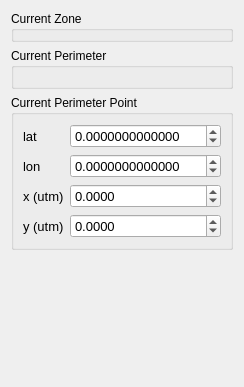
       <widget class="QWidget" name="zoneTab">
        <property name="geometry">
         <rect>
          <x>0</x>
          <y>0</y>
          <width>240</width>
          <height>387</height>
         </rect>
        </property>
        <property name="maximumSize">
         <size>
          <width>240</width>
          <height>16777215</height>
         </size>
        </property>
        <attribute name="label">
         <string>Zone</string>
        </attribute>
        <layout class="QVBoxLayout">
         <item>
          <widget class="QGroupBox" name="zoneBox">
           <property name="maximumSize">
            <size>
             <width>240</width>
             <height>16777215</height>
            </size>
           </property>
           <property name="title">
            <string>Current Zone</string>
           </property>
          </widget>
         </item>
         <item>
          <widget class="QGroupBox" name="perimeterBox">
           <property name="maximumSize">
            <size>
             <width>240</width>
             <height>16777215</height>
            </size>
           </property>
           <property name="title">
            <string>Current Perimeter</string>
           </property>
           <layout class="QGridLayout"/>
          </widget>
         </item>
         <item>
          <widget class="QGroupBox" name="perimeterPointBox">
           <property name="maximumSize">
            <size>
             <width>240</width>
             <height>16777215</height>
            </size>
           </property>
           <property name="title">
            <string>Current Perimeter Point</string>
           </property>
           <layout class="QVBoxLayout">
            <item>
             <layout class="QVBoxLayout">
              <item>
               <layout class="QGridLayout">
                <item row="2" column="0">
                 <widget class="QLabel" name="label_ppUtmX">
                  <property name="font">
                   <font>
                    <pointsize>10</pointsize>
                   </font>
                  </property>
                  <property name="text">
                   <string>x (utm)</string>
                  </property>
                 </widget>
                </item>
                <item row="0" column="1">
                 <widget class="QDoubleSpinBox" name="ppLat">
                  <property name="font">
                   <font>
                    <family>Lucida Grande</family>
                    <pointsize>10</pointsize>
                   </font>
                  </property>
                  <property name="decimals">
                   <number>13</number>
                  </property>
                  <property name="minimum">
                   <double>-180.000000000000000</double>
                  </property>
                  <property name="maximum">
                   <double>180.000000000000000</double>
                  </property>
                  <property name="singleStep">
                   <double>0.000000000100000</double>
                  </property>
                  <property name="value">
                   <double>0.000000000000000</double>
                  </property>
                 </widget>
                </item>
                <item row="1" column="1">
                 <widget class="QDoubleSpinBox" name="ppLon">
                  <property name="font">
                   <font>
                    <pointsize>10</pointsize>
                   </font>
                  </property>
                  <property name="decimals">
                   <number>13</number>
                  </property>
                  <property name="minimum">
                   <double>-180.000000000000000</double>
                  </property>
                  <property name="maximum">
                   <double>180.000000000000000</double>
                  </property>
                  <property name="singleStep">
                   <double>0.000000000100000</double>
                  </property>
                 </widget>
                </item>
                <item row="3" column="1">
                 <widget class="QDoubleSpinBox" name="ppUtmY">
                  <property name="font">
                   <font>
                    <pointsize>10</pointsize>
                   </font>
                  </property>
                  <property name="decimals">
                   <number>4</number>
                  </property>
                  <property name="minimum">
                   <double>-10000000000.000000000000000</double>
                  </property>
                  <property name="maximum">
                   <double>10000000000.000000000000000</double>
                  </property>
                 </widget>
                </item>
                <item row="1" column="0">
                 <widget class="QLabel" name="label_ppLon">
                  <property name="font">
                   <font>
                    <pointsize>10</pointsize>
                   </font>
                  </property>
                  <property name="text">
                   <string>lon</string>
                  </property>
                 </widget>
                </item>
                <item row="2" column="1">
                 <widget class="QDoubleSpinBox" name="ppUtmX">
                  <property name="font">
                   <font>
                    <pointsize>10</pointsize>
                   </font>
                  </property>
                  <property name="decimals">
                   <number>4</number>
                  </property>
                  <property name="minimum">
                   <double>-10000000000.000000000000000</double>
                  </property>
                  <property name="maximum">
                   <double>10000000000.000000000000000</double>
                  </property>
                 </widget>
                </item>
                <item row="0" column="0">
                 <widget class="QLabel" name="label_ppLat">
                  <property name="font">
                   <font>
                    <pointsize>10</pointsize>
                   </font>
                  </property>
                  <property name="text">
                   <string>lat</string>
                  </property>
                 </widget>
                </item>
                <item row="3" column="0">
                 <widget class="QLabel" name="label_ppUtmY">
                  <property name="font">
                   <font>
                    <pointsize>10</pointsize>
                   </font>
                  </property>
                  <property name="text">
                   <string>y (utm)</string>
                  </property>
                 </widget>
                </item>
               </layout>
              </item>
             </layout>
            </item>
           </layout>
          </widget>
         </item>
         <item>
          <spacer>
           <property name="orientation">
            <enum>Qt::Vertical</enum>
           </property>
           <property name="sizeHint" stdset="0">
            <size>
             <width>20</width>
             <height>40</height>
            </size>
           </property>
          </spacer>
         </item>
        </layout>
       </widget>
